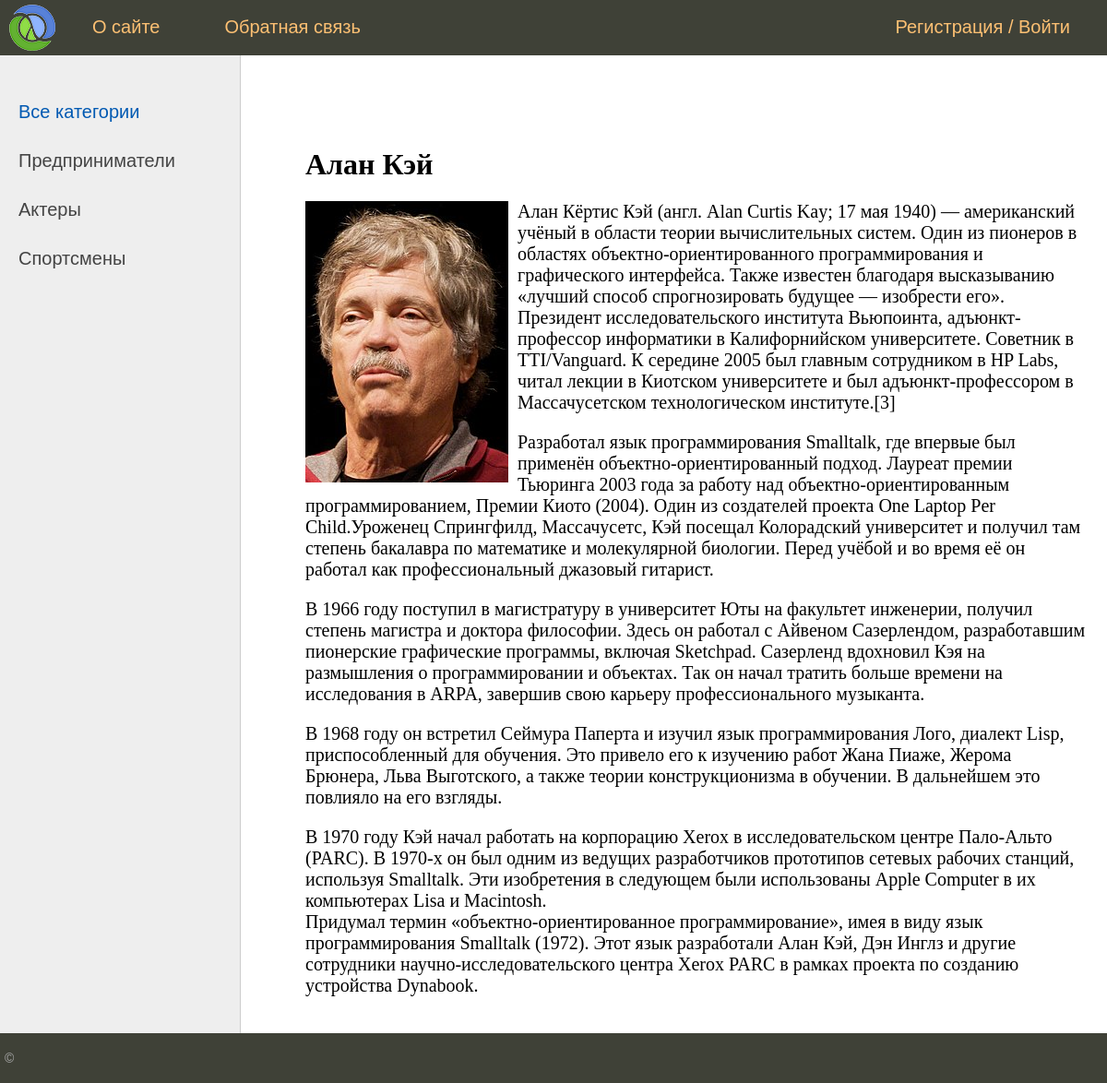
/post/alan-kay/, run on the app's committed database.
### man/models.py (models this page shows, shortened)
class Category(models.Model):
    name = models.CharField(max_length=50, db_index=True, verbose_name='Название категории')
    slug = models.SlugField(max_length=255, unique=True, db_index=True, verbose_name='URL')
    def get_absolute_url(self):
        return reverse('category', kwargs={'cat_slug': self.slug})
    class Meta:
        verbose_name = 'Категорию'
        verbose_name_plural = 'Категории'
        ordering = ['id']

class Man(models.Model):
    title = models.CharField(max_length=255, verbose_name='Заголовок')
    content = models.TextField(blank=True, verbose_name='Текст статьи')
    slug = models.SlugField(max_length=255, unique=True, db_index=True, verbose_name='URL')
    photo = models.ImageField(upload_to='photos/%Y/%m/%d/', verbose_name='Фото')
    time_create = models.DateTimeField(auto_now_add=True, verbose_name='Дата создания')
    time_update = models.DateTimeField(auto_now=True, verbose_name='Дата обновления')
    published = models.BooleanField(default=True, verbose_name='Опубликовать')
    cat = models.ForeignKey('Category', on_delete=models.PROTECT, null=True, verbose_name='Категории')
    def __str__(self) :
        return self.title
    class Meta:
        verbose_name = 'Известного человека'
        verbose_name_plural = 'Известные люди'
        ordering = ['-time_create']

### man/views.py (the view)
# urls.py: path('post/<slug:post_slug>/', ShowPost.as_view(), name='post'),
class ShowPost(DataMixin, DetailView):
    model = Man
    template_name = 'man/post.html'
    slug_url_kwarg = 'post_slug'
    context_object_name = 'post'
    def get_context_data(self, **kwargs):
        context = super().get_context_data(**kwargs)
        c_def = self.get_user_context(title=context['post'])  # name of post in title
        return context | c_def

### man/utils.py (called while the page is built)
    def get_user_context(self, **kwargs):
        context = kwargs
        cats = Category.objects.all()
        user_menu = menu.copy()
        if not self.request.user.is_authenticated:
            user_menu.pop(1)
        context['menu'] = user_menu
        context['cats'] = cats
        if 'cat_selected' not in context:
            context['cat_selected'] = 0
        return context

### man/templates/man/post.html
{% extends 'man/base.html' %}
{% block content %}
    <h1>{{ post.title }}</h1>
    {% if post.photo %}
        <p><img src="{{ post.photo.url }}" class="img-article-left"></p>
    {% endif %}
    {{ post.content|linebreaks }}
{% endblock content %}

### man/templates/man/base.html (shortened to what this page needs)
{% load static %}
{% load man_tags %}
<!DOCTYPE html>
<html>
<head>
	<link type="text/css" href="{% static 'man/css/styles.css' %}" rel="stylesheet" />
</head>
<body>
<table class="table-page" border=0 cellpadding="0" cellspacing="0">
<tr><td valign=top>
{% block mainmenu %}
		<div class="header">
			<ul id="mainmenu" class="mainmenu">
			<li class="logo"><a href="{% url 'index' %}"><div class="logo"></div></a></li>
			{% for item in menu %}
				<li><a href="{% url item.url_name %}">{{item.title}}</a></li>
			{% endfor %}
			{% if request.user.is_authenticated %}
				<li class="last">{{ user.username }} / <a href="{% url 'logout' %}">Выйти</a></li>
			{% else %}
				<li class="last">
					<a href="{% url 'register' %}">Регистрация</a> /
					<a href="{% url 'login' %}">Войти</a>
				</li>
			{% endif %}
			</ul>
		</div>
{% endblock mainmenu %}
<table class="table-content" border=0 cellpadding="0" cellspacing="0">
<tr>
	<td valign="top" class="left-chapters">
	<ul id="leftchapters">
		{% if cat_selected == 0 %}
			<li class="selected">Все категории</li>
			{% else %}
			<li><a href="{% url 'index' %}">Все категории</a></li>
		{% endif %}
{% for c in cats %}
	{% if c.pk == cat_selected %}
		<li class="selected">{{ c.name }}</li>
	{% else %}
		<li><a href="{{ c.get_absolute_url }}"> {{ c.name }} </a></li>
	{% endif %}
{% endfor %}
	</ul>
</td>
<td valign="top" class="content">
	<div class="content-text">
{% block content %}
{% endblock %}
	</div>
</td></tr></table>
</td></tr>
<tr><td valign=top>
	<div id="footer">
		<p>&copy; </p>
	</div>
</td></tr></table>
</body>
</html>

### man/static/man/css/styles.css (style rules this page uses)
html, body { font-family: 'Arial'; margin: 0; padding: 0; height: 100%; width: 100%; color: #444; }
a { color: #0059b2; text-decoration: none; }
img { max-width: 600px; height: auto; }
img.img-article-left { max-width: 300px; height: auto; float: left; padding: 0 10px 10px 0; }
.table-page { width: 100%; height: 100%; vertical-align: top; }
.table-page tr { height: 100%; }
.header { background: #3F4137; height: 60px; }
.logo { background: url('../images/logo.png') no-repeat 10px 5px; width: 70px; height: 60px; }
ul.mainmenu { list-style: none; margin: 0; padding: 0; height: 60px; color: #fdc073; font-size: 20px; overflow: hidden; }
ul.mainmenu li { float: left; margin: 18px 40px 0 30px; }
ul.mainmenu li.logo { margin: 0; }
ul.mainmenu li.last { float: right; }
ul.mainmenu li a { color: #fdc073; text-decoration: none; }
.table-content { width: 100%; min-height: 100%; height: 100%; }
.left-chapters { margin: 0; background: #eee; border-right: 1px solid #ccc; min-height: 100%; }
.left-chapters ul { width: 230px; min-height: 100%; margin: 0; padding: 20px 10px 10px 20px; list-style: none; font-size: 20px; }
.left-chapters ul li { margin: 30px 0 0 0; color: #999; }
.left-chapters ul li.selected { color: #0059b2; }
.left-chapters ul li a { color: #444; text-decoration: none; }
.content { padding: 40px 20px 20px 40px; width: 100%; box-sizing: border-box; }
.content-text { margin: 60px 0 0 30px; color: #000; font-size: 20px; font-family: Yandex Sans Display Light; }
.content-text h1 { font-size: 32px; }
#footer { box-sizing: border-box; background: #3F4137; padding: 5px; color: #aaa; font-size: 14px; font-family: Verdana, Geneva, Arial, Helvetica; text-align: left; overflow: hidden; }

### data on the page
Category: name "Предприниматели"
Category: name "Актеры"
Category: name "Спортсмены"
Man: title "Алан Кэй", photo (picture), content "Алан Кёртис Кэй (англ. Alan Curtis Kay; 17 мая 1940) — американский учёный в области теории вычислительных систем. Один из пионеров в областях объектно-ориентированного программирования и графического интерфейса. Также известен благодаря высказыванию «лучший способ спрогнозировать будущее — изобрести его». Президент исследовательского института Вьюпоинта, адъюнкт-профессор информатики в Калифорнийском университете. Советник в TTI/Vanguard. К середине 2005 был главным сотрудником в HP Labs, читал лекции в Киотском университете и был адъюнкт-профессором в Массачусетском технологическом институте.[3] Разработал язык программирования Smalltalk, где впервые был применён объектно-ориентированный…"

### other printed values
{{ item.title }} "О сайте" "Обратная связь"
